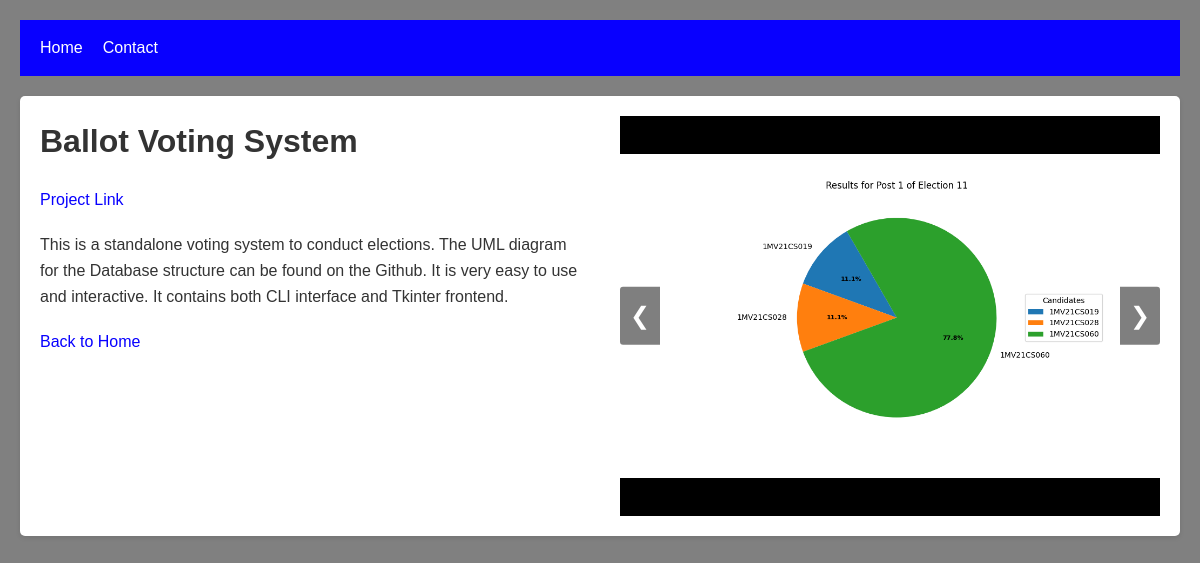
The page /project/11 on the database its author committed.
### portfolio/models.py (models this page shows, shortened)
class Project(models.Model):
    title = models.CharField(max_length=100)
    description = models.TextField()
    tags = models.ManyToManyField(Tag , related_name='projects', blank=True)
    link = models.URLField(blank=True, max_length=500)

class ProjectImage(models.Model):
    project = models.ForeignKey(Project, related_name='images', blank=True, on_delete=models.CASCADE)
    image = models.ImageField(upload_to='project_image/')

### portfolio/views.py (the view)
# urls.py: path('project/<int:id>', views.project, name='project'),
def project(request, id):
    project = get_object_or_404(Project, pk=id)
    return render(request, 'project.html', {'project': project})

### portfolio/templates/project.html (shortened to what this page needs)
{% extends 'base.html' %}
{% load static %}
{% block extrahead %}
  <link rel="stylesheet" href="{% static 'css/project.css' %}" />
{% endblock %}
{% block content %}
  <div class="project-card">
    <div class="project-info">
      <h1>{{ project.title }}</h1>
      <p>
        <a href="{{ project.link }}" target="_blank">Project Link</a>
      </p>
      <p>{{ project.description }}</p>
      <a href="{% url 'home' %}">Back to Home</a>
    </div>
    {% if project.images.all %}
    <div class="carousel">
      <div class="carousel-images">
        {% for image in project.images.all %}
          <div class="carousel-item">
            <img src="{{ image.image.url }}" alt="Project image" />
          </div>
        {% endfor %}
      </div>
      <a class="carousel-control prev" onclick="moveSlide(-1)">&#10094;</a>
      <a class="carousel-control next" onclick="moveSlide(1)">&#10095;</a>
    </div>
    {% endif %}
  </div>
{% endblock %}

### portfolio/static/css/base.css (style rules this page uses)
* { box-sizing: border-box; margin: 0; padding: 0; font-family: "Arial", sans-serif; }
body { font-family: "Segoe UI", Tahoma, Geneva, Verdana, sans-serif; line-height: 1.6; color: #333; background-color: gray; padding: 20px; }
a { color: #0800ff; text-decoration: none; }

### portfolio/static/css/project.css (style rules this page uses)
.project-card { display: flex; align-items: flex-start; justify-content: space-between; background-color: white; box-shadow: 0 2px 5px rgba(0, 0, 0, 0.1); border-radius: 5px; overflow: hidden; max-width: 1200px; margin: auto; padding: 20px; }
.project-info { flex: 1; padding-right: 20px; }
h1, p { margin-bottom: 20px; }
.carousel { flex: 1; display: flex; flex-direction: column; position: relative; max-width: 50%; margin-left: 20px; }
.carousel-images { display: flex; flex: 1; overflow: hidden; position: relative; }
.carousel-control { position: absolute; top: 50%; transform: translateY(-50%); color: white; font-size: 24px; background-color: rgba(0, 0, 0, 0.5); padding: 10px; cursor: pointer; user-select: none; z-index: 10; }
.carousel-control.prev { left: 0; border-radius: 3px 0 0 3px; }
.carousel-control.next { right: 0; border-radius: 0 3px 3px 0; }
.carousel-item { display: flex; justify-content: center; align-items: center; background-color: black; width: 100%; height: 400px; }
.carousel-item img { max-height: 100%; max-width: 100%; object-fit: contain; }

### rows shown on the page
Project: title "Ballot Voting System", description "This is a standalone voting system to conduct elections. The UML diagram for the Database structure can be found on the Github. It is very easy to use and interactive. It contains both CLI interface and Tkinter frontend."
ProjectImage: image (picture)
